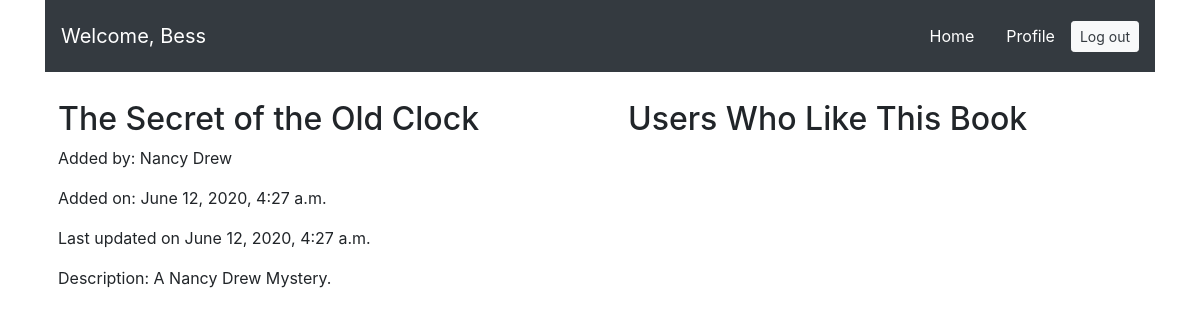
The page /books/1 (signed in) on the database as committed earlier.
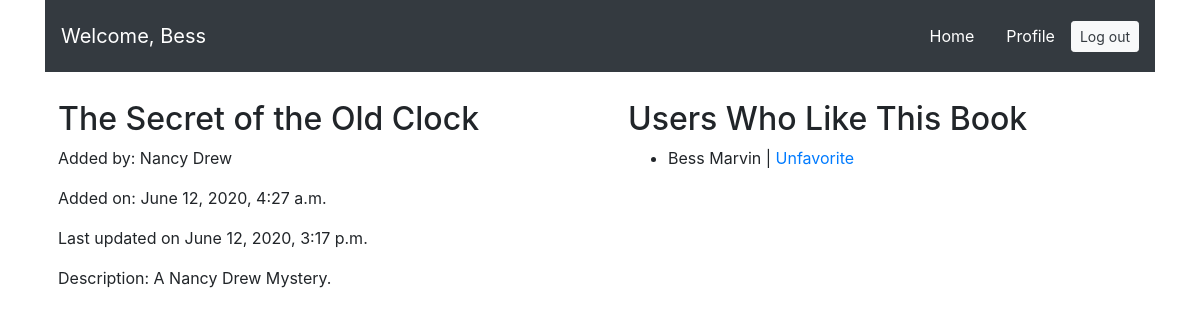
The same page on the database as committed later.
### book_app/models.py (models this page shows)
class Book(models.Model):
    uploaded_by = models.ForeignKey(User, related_name="books_uploaded", on_delete=models.CASCADE)
    liked_by = models.ManyToManyField(User, related_name="liked_books")
    title = models.CharField(max_length=255)
    desc = models.TextField()
    created_at = models.DateTimeField(auto_now_add=True)
    updated_at = models.DateTimeField(auto_now=True)
    objects = BookManager()

### login_app/models.py (models this page shows)
class User(models.Model):
    first_name = models.CharField(max_length=45)
    last_name = models.CharField(max_length=45)
    email = models.CharField(max_length=255)
    password = models.CharField(max_length=255)
    created_at = models.DateTimeField(auto_now_add=True)
    updated_at = models.DateTimeField(auto_now=True)
    objects = UserManager()

### book_app/views.py (the view)
# urls.py: path('<int:id>', views.book_detail),
def book_detail(request, id):
    context = {
        'this_book': Book.objects.get(id=id),
        'logged_user': User.objects.get(id=request.session['user_id']),
        'all_users': User.objects.all()
    }
    return render(request, 'book/book_detail.html', context)

### book_app/templates/book/book_detail.html (shortened to what this page needs)
<!DOCTYPE html>
<html lang="en">
<head>
    <link rel="stylesheet" href="https://stackpath.bootstrapcdn.com/bootstrap/4.3.1/css/bootstrap.min.css">
</head>
<body>
    <div class="wrapper container">
        <nav class="navbar navbar-expand-lg navbar-dark bg-dark">
            <a class="navbar-brand" href="/books">Welcome, {{ request.session.username }}</a>
            <div class="collapse navbar-collapse" id="navbarText">
                <span class="navbar-text"><a class="navbar" href="/books">Home</a></span>
                <span class="navbar-text"><a class="navbar" href="/books/profile/{{logged_user.id}}">Profile</a></span>
                <span class="navbar-text"><a class="btn btn-sm btn-light text-dark" href="/logout" role="button">Log out</a></span>
            </div>
        </nav>
        <div class="row">
            <div class="col p-4 m-1">
                {% if this_book.uploaded_by != logged_user %}
                <div class="form-group">
                    <h2>{{ this_book.title }}</h2>
                    <p>Added by: {{ this_book.uploaded_by.first_name }} {{ this_book.uploaded_by.last_name }}</p>
                    <p>Added on: {{ this_book.created_at }}</p>
                    <p>Last updated on {{ this_book.updated_at }}</p>
                    <p>Description: {{ this_book.desc }}</p>
                </div>
                {% endif %}
            </div>
            <div class="col p-4 m-1">
                <h2 class="display-7">Users Who Like This Book</h2>
                {% for user in this_book.liked_by.all %}
                {% if user == logged_user %}
                <ul>
                    <li>{{ logged_user.first_name }} {{ logged_user.last_name }} |
                        <a href="/books/destroy_favorite/{{this_book.id}}">Unfavorite</a></li>
                </ul>
                {% else %}
                <ul>
                    <li>{{ user.first_name }} {{ user.last_name }}</li>
                </ul>
                {% endif %}
                {% endfor %}
            </div>
        </div>
    </div>
</body>
</html>

Rows that differ between the two databases and show on the page:
now on one of the page's lists (row unchanged): User: first_name "Bess", last_name "Marvin"
changed Book "The Secret of the Old Clock": updated_at "June 12, 2020, 4:27 a.m." → "June 12, 2020, 3:17 p.m."
